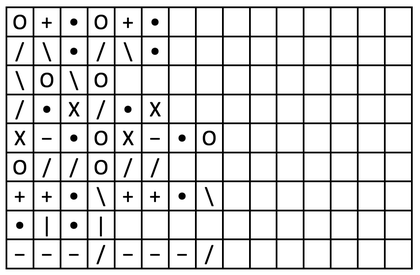
%> input picture Hci575/Homework2/hw2_files/p4_search.png, 420 x 275 px, shrunk from 978 x 640 before the run
$ octave p7_code.m   (GNU Octave 9; MATLAB toolbox functions it lacks are replaced by stand-ins)
%> lines starting %> are read from the running program, lines starting %| are printed output that depends on the picture; in (x1, y1, x2, y2) boxes, pixels count from 0 and x2, y2 are one past the last pixel; in counts of white or black regions, pixels touching at a corner belong together; the program's own positions count from 1
StartingImage = imread('C:\Users\psher\OneDrive\Documents\Matlab2\Matlab\Hci575\Homework2\hw2_files\p4_search.png');
%> StartingImage is the input picture: size 275x420x3 uint8; min 0, max 255, mean 218.9
binary = ~im2bw(StartingImage, 0.5);
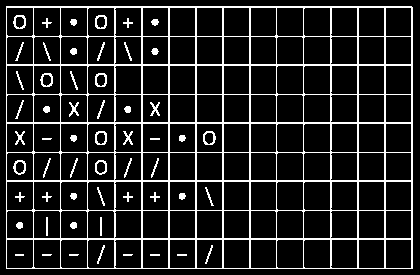
%> binary: size 275x420 logical; 13.1% white in thin lines or dots
hostruct = strel('line', 40, 0);
verstruct = strel('line', 40, 90);
ho = imerode(binary, hostruct);
%> ho: size 275x420 logical; 4.8% white in thin lines or dots, all inside (x1, y1, x2, y2) = (26, 6, 393, 269)
ho= imdilate(ho, hostruct);
%> ho: size 275x420 logical; 5.3% white in thin lines or dots
ver=imerode(binary, verstruct);
%> ver: size 275x420 logical; 4.6% white in thin lines or dots, all inside (x1, y1, x2, y2) = (6, 26, 413, 249)
ver=imerode(ver, verstruct);
%> ver: size 275x420 logical; 3.8% white in thin lines or dots, all inside (x1, y1, x2, y2) = (6, 46, 413, 229)
ver=imdilate(ver, verstruct);
ver=imdilate(ver, verstruct);
%> ver: size 275x420 logical; 5.5% white in thin lines or dots
EndImageBorder= ho + ver;
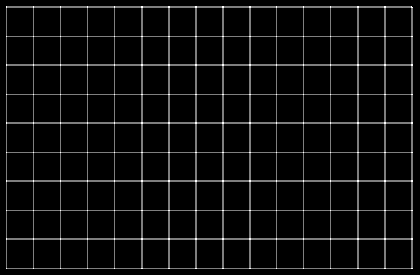
%> EndImageBorder: size 275x420 double; min 0, max 2, mean 0.107; drawn with min black and max white

X = ~im2bw(imread('C:\Users\psher\OneDrive\Documents\Matlab2\Matlab\Hci575\Homework2\Symbol_Cutouts\X.png'), 0.5);
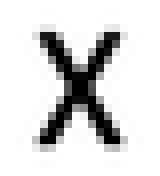
%> input picture Hci575/Homework2/Symbol_Cutouts/X.png, 20 x 22 px, shrunk from 47 x 52 before the run (shown 8 times larger)
%> X: size 22x20 logical; 14.1% white in thin lines or dots, all inside (x1, y1, x2, y2) = (5, 4, 15, 18)
Y = ~im2bw(imread('C:\Users\psher\OneDrive\Documents\Matlab2\Matlab\Hci575\Homework2\Symbol_Cutouts\Y.png'), 0.5);
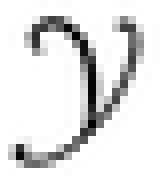
%> input picture Hci575/Homework2/Symbol_Cutouts/Y.PNG, 21 x 22 px, shrunk from 48 x 52 before the run (shown 8 times larger)
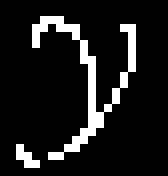
%> Y: size 22x21 logical (shown 8 times larger); 10.8% white in thin lines or dots, all inside (x1, y1, x2, y2) = (2, 2, 17, 21)
struct = imerode(binary, X);
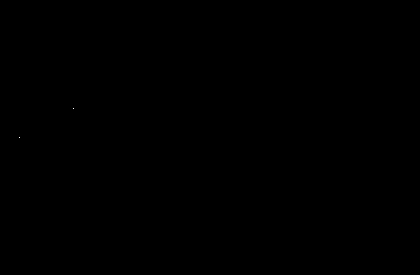
%> struct: size 275x420 logical; 0% white in thin lines or dots, all inside (x1, y1, x2, y2) = (19, 108, 74, 138)
ImX = imdilate(struct, X);
%> ImX: size 275x420 logical; 0.11% white in thin lines or dots, all inside (x1, y1, x2, y2) = (15, 102, 79, 145)
ImY = imdilate(struct, Y);
%> ImY: size 275x420 logical; 0.09% white in thin lines or dots, all inside (x1, y1, x2, y2) = (11, 100, 80, 148)

[M, N] = size(binary);
%> M = 275; N = 420

for i = 1:M
    for j = 1:N
        if(ImX(i, j) == 1)
            binary(i,j) = 0;
        end
        if(ImY(i,j) == 1)
            binary(i,j) = 1;
        end
    end
end
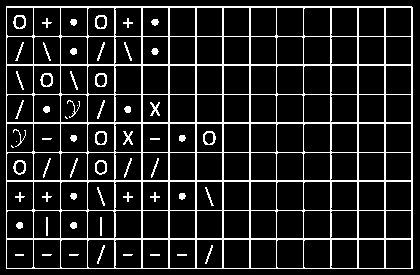
%> binary: size 275x420 logical; 13% white in thin lines or dots

imshow(~binary);
